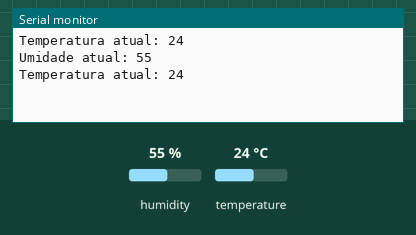
Simulated run of this sketch. Board: Arduino Uno, built with avr-gcc and run on an emulated ATmega328P. Parts: the last lines printed to the serial monitor. The inputs (shaded band) are chosen by the test bench; at power-on: humidity 55 %, temperature 24 °C.

Above: at 4.8 s.
4.9 s: humidity set to 22 %
At 6.6 s:
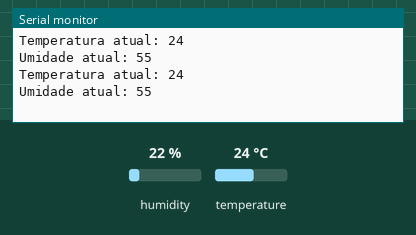
9.9 s: temperature set to 12 °C
At 11.1 s:
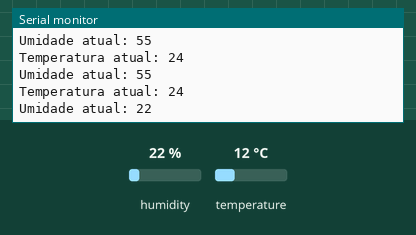
14.9 s: humidity set to 40 %
At 17.3 s:
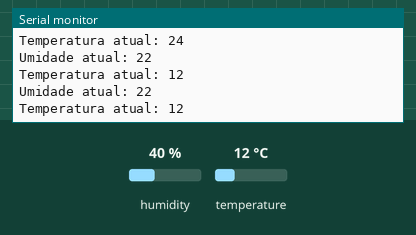
Timing chart, 0 to 18.8 s (numbered marks = the images above; inputs shaded):
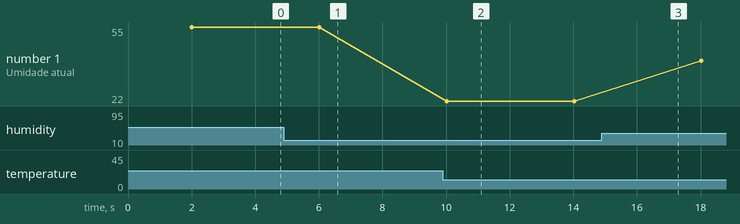

The sketch:

sketch.ino
```cpp
#include<DHT.h>
#define dhtpin 7
#define dhttype DHT22
// tem que mudar 22 e 11 dependendo do DHT

int temp = 0;
int umi = 0;

// tipo do objeto, depois vem o nome do objeto, junta os dois
DHT dht(dhtpin, dhttype);

void setup() {
Serial.begin(9600);
dht.begin();

}

void loop() {

  //leitura da temperatura
  temp = dht.readTemperature();
  //leitura da umidade
  umi = dht.readHumidity();


  Serial.println("Temperatura atual: " + String(temp));
  delay(2000);
  Serial.println("Umidade atual: " + String(umi));
  delay(2000);

}
```

Measured:
- plotted number 1: 22 → 40 after the input at 14.9 s
